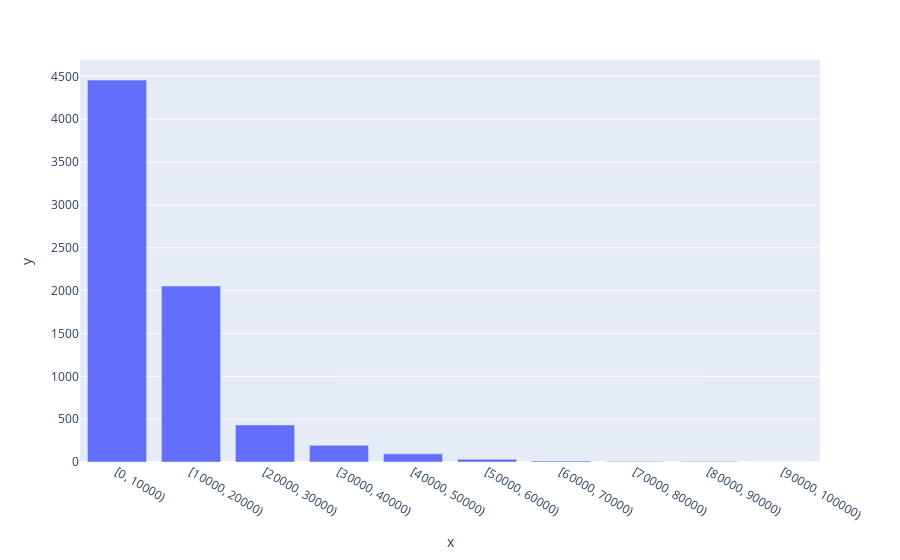

Notebook cell for this chart:
### Code cell
def plot(bins):
  df_cp = df_train.copy()
  df_cp["value_bins"] = pd.cut(df_cp["Customer Lifetime Value"], bins = bins, right = False)
  counts = df_cp["value_bins"].value_counts().reindex(df_cp["value_bins"].cat.categories)
  fig = px.bar(
    df_cp,
    x = counts.index.astype(str),
    y = counts.values,
  )
  fig.show()
  print(counts)
  print(type(counts))
plot([0, 10000, 20000, 30000, 40000, 50000, 60000, 70000, 80000, 90000, 100000])

### Figure 1 — Plotly figure (JSON) as saved in the notebook; plotly's stock layout.template omitted (floating-point values rounded to 4 significant figures)
{"data": [{"alignmentgroup": "True", "hovertemplate": "x=%{x}<br>y=%{y}<extra></extra>", "legendgroup": "", "marker": {"color": "#636efa", "pattern": {"shape": ""}}, "name": "", "offsetgroup": "", "orientation": "v", "showlegend": false, "textposition": "auto", "type": "bar", "x": ["[0, 10000)", "[10000, 20000)", "[20000, 30000)", "[30000, 40000)", "[40000, 50000)", "[50000, 60000)", "[60000, 70000)", "[70000, 80000)", "[80000, 90000)", "[90000, 100000)"], "xaxis": "x", "y": [4456, 2054, 432, 195, 95, 32, 13, 6, 5, 1], "yaxis": "y"}], "layout": {"barmode": "relative", "legend": {"tracegroupgap": 0}, "margin": {"t": 60}, "xaxis": {"anchor": "y", "domain": [0, 1], "title": {"text": "x"}}, "yaxis": {"anchor": "x", "domain": [0, 1], "title": {"text": "y"}}}}
